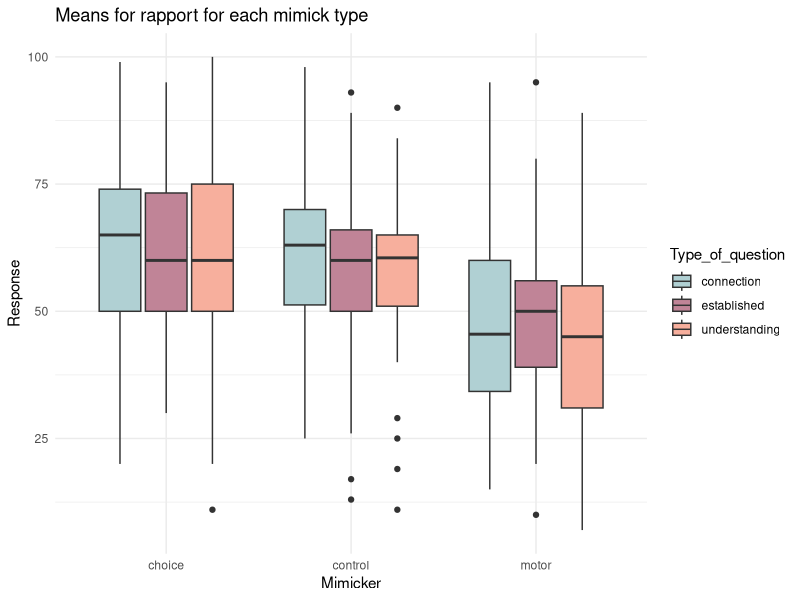
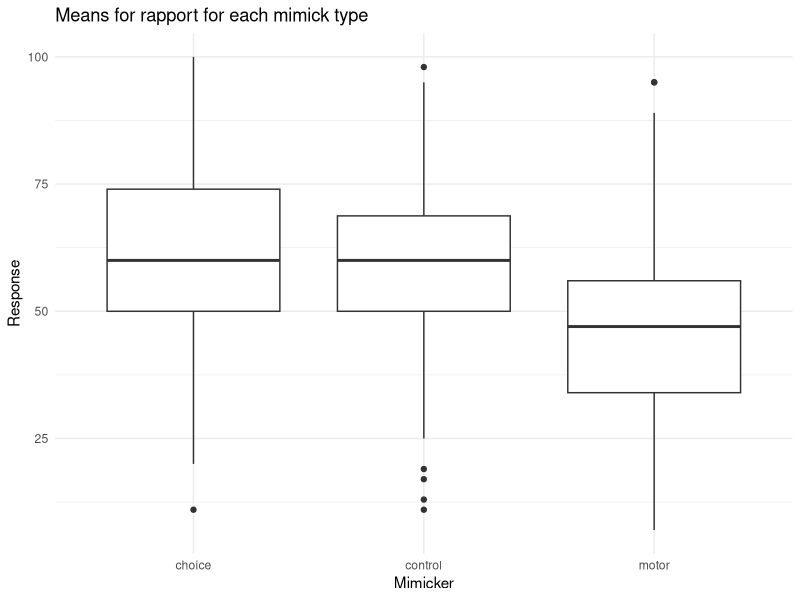
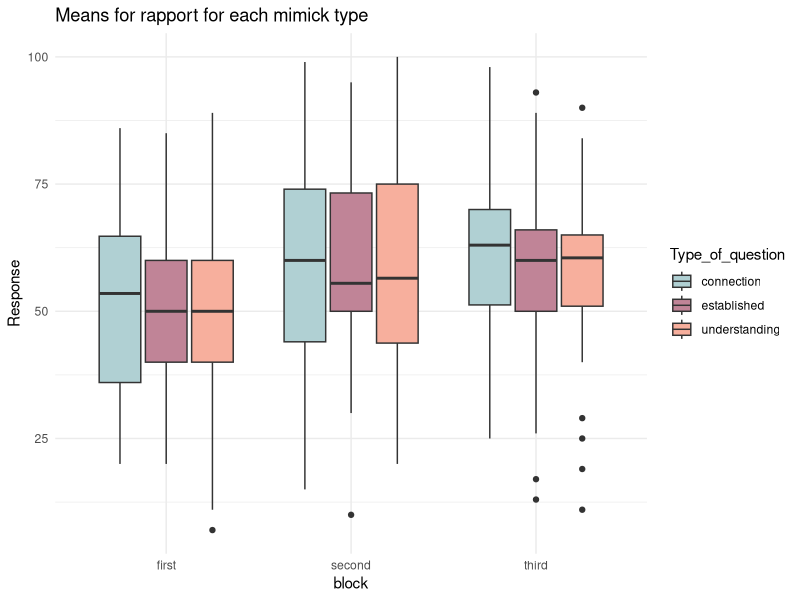
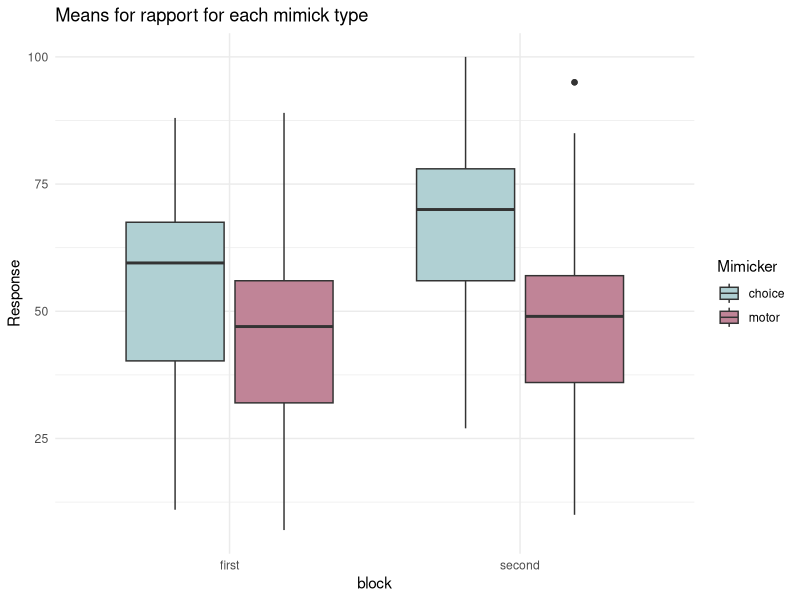

R code for these plots, in order:

library(tidyverse)
library(lme4)

colors_a = c('#B0D0D3', '#C08497','#F7AF9D')

groups = read_csv('groups.csv', col_names = TRUE) %>%dplyr::select(-1,-2)
groups_long = groups %>%
  dplyr::select(id, first, second, third) %>%
  pivot_longer(2:4, names_to = 'block', values_to = 'type')


# Load rapport data  ----------------
dat_rapport = read_csv('rap_data.csv')

dat_rapport2 = dat_rapport %>%
  dplyr::select('Participant_Public_ID','Question_Key','Response')
colnames(dat_rapport2) <- c('id', 'question', 'response')

dat_rapport3 <- dat_rapport2 %>%
  mutate(response = as.numeric(response)) %>%
  filter(response < 101) %>%
  separate(question, into = c('question', 'block'), -1) %>%
  mutate(block = ifelse(block == 1, 'first',
                           ifelse(block == 2, 'second', 'third'))) %>%
  mutate(Type_of_question = ifelse(str_detect(question, 'understanding'), 'understanding',
                                   ifelse(str_detect(question, 'connection'), 'connection',
                                          ifelse(str_detect(question, 'established'), 'established', 0)))) %>%
  full_join(groups_long) %>%
  na.omit() %>%
  dplyr::rename('Mimicker' = 'type') %>%
  distinct() %>%
  filter(response > 3)

# Plot ------------------------
dat_rapport3 %>% 
  ggplot(aes(x = Mimicker, y = response, fill = Type_of_question)) +
  geom_boxplot() +
  scale_fill_manual(values=colors_a) +
  labs(y = 'Response', title = 'Means for rapport for each mimick type') +
  theme_minimal()

dat_rapport3 %>% 
  ggplot(aes(x = Mimicker, y = response)) +
  geom_boxplot() +
  scale_fill_manual(values=colors_a) +
  labs(y = 'Response', title = 'Means for rapport for each mimick type') +
  theme_minimal()

# analysis with type of question -----------------------
mod1 <- lm(data = dat_rapport3, response ~ Type_of_question * Mimicker)
summary(mod1)
# diagnostics are fine for this model check with:  plot(mod1)

# analysis without type of question
mod2 <- lm(data = dat_rapport3, response ~ Mimicker)
summary(mod2)


# blocks by order ?  ----------------------------


dat_rapport3 %>% 
  ggplot(aes(x = block, y = response, fill = Type_of_question)) +
  geom_boxplot() +
  scale_fill_manual(values=colors_a) +
  labs(y = 'Response', title = 'Means for rapport for each mimick type') +
  theme_minimal()

mod3 <- lm(data = dat_rapport3, response ~ block * Type_of_question )
summary(mod3)
# Third block is significantly different from the first one, higher rapport in third block 

dat_rapport3 %>%
  filter(block != 'third') %>%
  ggplot(aes(x = block, y = response, fill = Mimicker)) +
  geom_boxplot() +
  scale_fill_manual(values=colors_a) +
  labs(y = 'Response', title = 'Means for rapport for each mimick type') +
  theme_minimal()

dat_rapport_blocks = dat_rapport3 %>%
  filter(block != 'third')

mod3 <- lm(data = dat_rapport_blocks, response ~ block * Mimicker )
summary(mod3)








